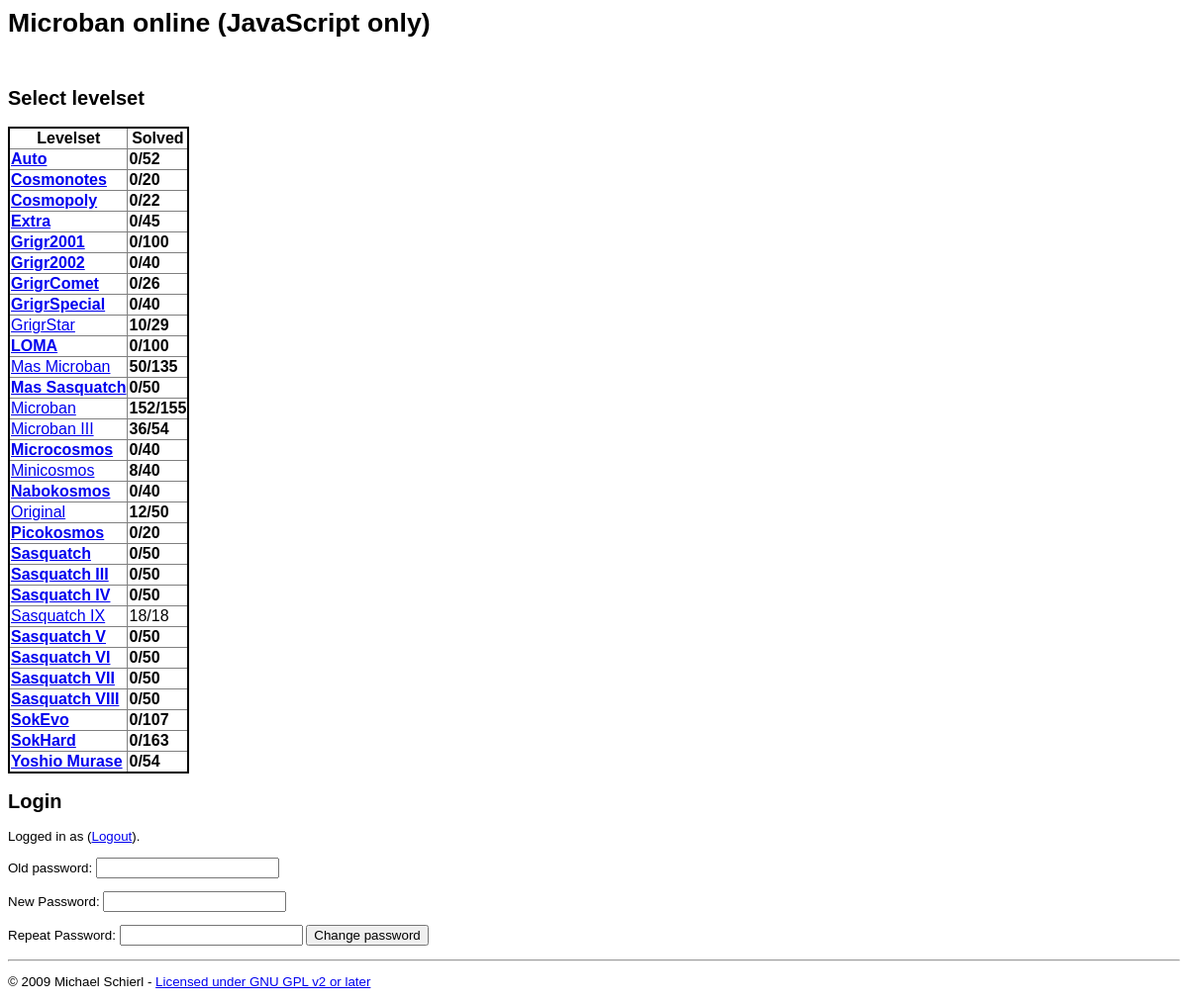
Page /microban/index.php (signed in) on the committed database.
### tables this page shows
CREATE TABLE `microban_levelsets` (
  `id` int(11) NOT NULL,
  `name` varchar(20) NOT NULL,
  `version` int(11) NOT NULL,
  `levelcount` int(11) NOT NULL,
  `description` varchar(250) NOT NULL,
  PRIMARY KEY (`id`)
);

### microban/config.php (called while the page is built, shortened)
<?php
$db_prefix='microban_';
?>

### microban/session.php (called while the page is built, shortened)
<?php
require('config.php');
$SID = SID . '&';
if (isset($_SESSION['userid'])) {
	$userid = intval($_SESSION['userid']);
}
?>

### microban/index.php (the view, shortened to what this page needs)
<?php
require('session.php');
$message = '';
$levelset = 0;
$solvedlevelsets = Array();
$sql = 'SELECT levelsetid, count(distinct levelid) FROM ' . $db_prefix . 'solved where userid=' . $userid . ' group by levelsetid';
$result=mysqli_query($link,$sql);
while ($row = mysqli_fetch_row($result)) {
	$solvedlevelsets[$row[0]] = intval($row[1]);
}
$sql = 'SELECT id, name, levelcount, description FROM '.$db_prefix.'levelsets ORDER BY id';
$result=mysqli_query($link,$sql);
$levelsets='';
while ($row = mysqli_fetch_row($result)) {
	$starttag1 = '<b>';
	$endtag1 = '</b>';
	$starttag2 = '<b>';
	$endtag2 = '</b>';
	$solvecount = 0;
	if (isset($solvedlevelsets[$row[0]])) {
		$solvecount = $solvedlevelsets[$row[0]];
		$starttag1 = '';
		$endtag1 = '';
		if ($solvecount == $row[2]) {
			$starttag2 = '';
			$endtag2 = '';
		}
	}
	if ($row[0] == $levelset) {
		$levelsetname = htmlspecialchars($row[1]);
		$levelsetdesc = str_replace('|', '<br/>',htmlspecialchars($row[3]));
		$setlink='<b>';
		$setlinkend='</b>';
	} else {
		$setlink = '<a href="index.php?' . $SID . 'levelset=' . $row[0] . '">' . $starttag1;
		$setlinkend = $endtag1 . '</a>';
	}
	$levelsets .= '<tr><td>' . $setlink . htmlspecialchars($row[1]) . $setlinkend .
	'</td><td>' . $starttag2 . $solvecount . '/' . $row[2] . $endtag2 . '</td></tr>';
}
?>
<html>
<head>
<link rel="stylesheet" type="text/css" href="style.css" />
</head>
<body>
<h1>Microban online (JavaScript only)</h1>
<p><?php echo $message;?>&nbsp;</p>
<h2>Select <?php if ($levelset != 0) echo "another "; ?>levelset</h2>
<table class="levellist">
<tr><th>Levelset</th><th>Solved</th></tr>
<?php echo $levelsets; ?>
</table>
<h2>Login</h2>
<?php if ($userid != -1) { ?>
<p>Logged in as <?php echo $username; ?> (<a href="index.php?<?php echo $SID?>logout=1">Logout</a>).</p>
<form action="index.php?<?php echo SID;?>" method="post">
<p>Old password: <input type="password" name="oldpassword" value="" /></p>
<p>New Password: <input type="password" name="password" value="" /></p>
<p>Repeat Password: <input type="password" name="password2" value="" /> <input type="submit" name="changepw" value="Change password" /></p>
</form>
<?php } ?>
<hr>
<p>&copy; 2009 Michael Schierl - <a href="source.zip">Licensed under GNU GPL v2 or later</a></p>
</html>

### microban/style.css (style rules this page uses)
body { font-family: verdana, arial, helvetica, sans-serif; font-size: 10pt; }
table.levellist { border: 2px solid black; border-collapse: collapse; }
table.levellist th, table.levellist td { border: 1px solid gray; }

### rows in the picture
microban_levelsets: name "Auto", solvecount "0", levelcount "52"
microban_levelsets: name "Cosmonotes", solvecount "0", levelcount "20"
microban_levelsets: name "Cosmopoly", solvecount "0", levelcount "22"
microban_levelsets: name "Extra", solvecount "0", levelcount "45"
microban_levelsets: name "Grigr2001", solvecount "0", levelcount "100"
microban_levelsets: name "Grigr2002", solvecount "0", levelcount "40"
microban_levelsets: name "GrigrComet", solvecount "0", levelcount "26"
microban_levelsets: name "GrigrSpecial", solvecount "0", levelcount "40"
microban_levelsets: name "GrigrStar", id "10", levelcount "29"
microban_levelsets: name "LOMA", solvecount "0", levelcount "100"
microban_levelsets: name "Mas Microban", id "50", levelcount "135"
microban_levelsets: name "Mas Sasquatch", solvecount "0", levelcount "50"
microban_levelsets: name "Microban", id "152", levelcount "155"
microban_levelsets: name "Microban III", id "36", levelcount "54"
microban_levelsets: name "Microcosmos", solvecount "0", levelcount "40"
microban_levelsets: name "Minicosmos", id "8", levelcount "40"
microban_levelsets: name "Nabokosmos", solvecount "0", levelcount "40"
microban_levelsets: name "Original", id "12", levelcount "50"
microban_levelsets: name "Picokosmos", solvecount "0", levelcount "20"
microban_levelsets: name "Sasquatch", solvecount "0", levelcount "50"
microban_levelsets: name "Sasquatch III", solvecount "0", levelcount "50"
microban_levelsets: name "Sasquatch IV", solvecount "0", levelcount "50"
microban_levelsets: name "Sasquatch IX", id "18", levelcount "18"
microban_levelsets: name "Sasquatch V", solvecount "0", levelcount "50"
microban_levelsets: name "Sasquatch VI", solvecount "0", levelcount "50"
microban_levelsets: name "Sasquatch VII", solvecount "0", levelcount "50"
microban_levelsets: name "Sasquatch VIII", solvecount "0", levelcount "50"
microban_levelsets: name "SokEvo", solvecount "0", levelcount "107"
microban_levelsets: name "SokHard", solvecount "0", levelcount "163"
microban_levelsets: name "Yoshio Murase", solvecount "0", levelcount "54"
